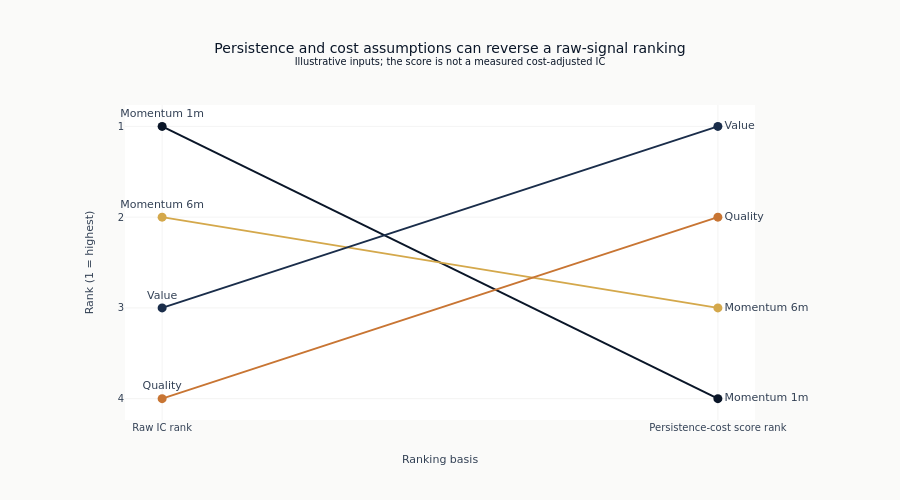

Notebook source saved alongside this figure:
### Code cell
fig = go.Figure()
rank_colors = [COLORS["blue"], COLORS["amber"], COLORS["slate"], COLORS["copper"]]
for row, color in zip(signals.sort("raw_rank").iter_rows(named=True), rank_colors, strict=True):
    fig.add_trace(
        go.Scatter(
            x=["Raw IC rank", "Persistence-cost score rank"],
            y=[row["raw_rank"], row["score_rank"]],
            mode="lines+markers+text",
            name=row["signal"],
            line=dict(color=color, width=2),
            marker=dict(size=9),
            text=[row["signal"], row["signal"]],
            textposition=["top center", "middle right"],
            cliponaxis=False,
        )
    )
fig.update_layout(
    title=(
        "Persistence and cost assumptions can reverse a raw-signal ranking"
        "<br><sup>Illustrative inputs; the score is not a measured cost-adjusted IC</sup>"
    ),
    xaxis_title="Ranking basis",
    yaxis_title="Rank (1 = highest)",
    yaxis=dict(autorange="reversed", tickmode="linear", dtick=1),
    height=500,
    showlegend=False,
    margin=dict(t=105, l=125, r=145),
)
fig.show()

### Figure 1 — Plotly figure (JSON) as saved in the notebook; plotly's stock layout.template omitted (floating-point values rounded to 4 significant figures)
{"data": [{"cliponaxis": false, "line": {"color": "#0a1628", "width": 2}, "marker": {"size": 9}, "mode": "lines+markers+text", "name": "Momentum 1m", "text": ["Momentum 1m", "Momentum 1m"], "textposition": ["top center", "middle right"], "type": "scatter", "x": ["Raw IC rank", "Persistence-cost score rank"], "y": [1.0, 4.0]}, {"cliponaxis": false, "line": {"color": "#D4A84B", "width": 2}, "marker": {"size": 9}, "mode": "lines+markers+text", "name": "Momentum 6m", "text": ["Momentum 6m", "Momentum 6m"], "textposition": ["top center", "middle right"], "type": "scatter", "x": ["Raw IC rank", "Persistence-cost score rank"], "y": [2.0, 3.0]}, {"cliponaxis": false, "line": {"color": "#1a2d4a", "width": 2}, "marker": {"size": 9}, "mode": "lines+markers+text", "name": "Value", "text": ["Value", "Value"], "textposition": ["top center", "middle right"], "type": "scatter", "x": ["Raw IC rank", "Persistence-cost score rank"], "y": [3.0, 1.0]}, {"cliponaxis": false, "line": {"color": "#C87533", "width": 2}, "marker": {"size": 9}, "mode": "lines+markers+text", "name": "Quality", "text": ["Quality", "Quality"], "textposition": ["top center", "middle right"], "type": "scatter", "x": ["Raw IC rank", "Persistence-cost score rank"], "y": [4.0, 2.0]}], "layout": {"height": 500, "margin": {"l": 125, "r": 145, "t": 105}, "showlegend": false, "title": {"text": "Persistence and cost assumptions can reverse a raw-signal ranking<br><sup>Illustrative inputs; the score is not a measured cost-adjusted IC</sup>"}, "xaxis": {"title": {"text": "Ranking basis"}}, "yaxis": {"autorange": "reversed", "dtick": 1, "tickmode": "linear", "title": {"text": "Rank (1 = highest)"}}}}
